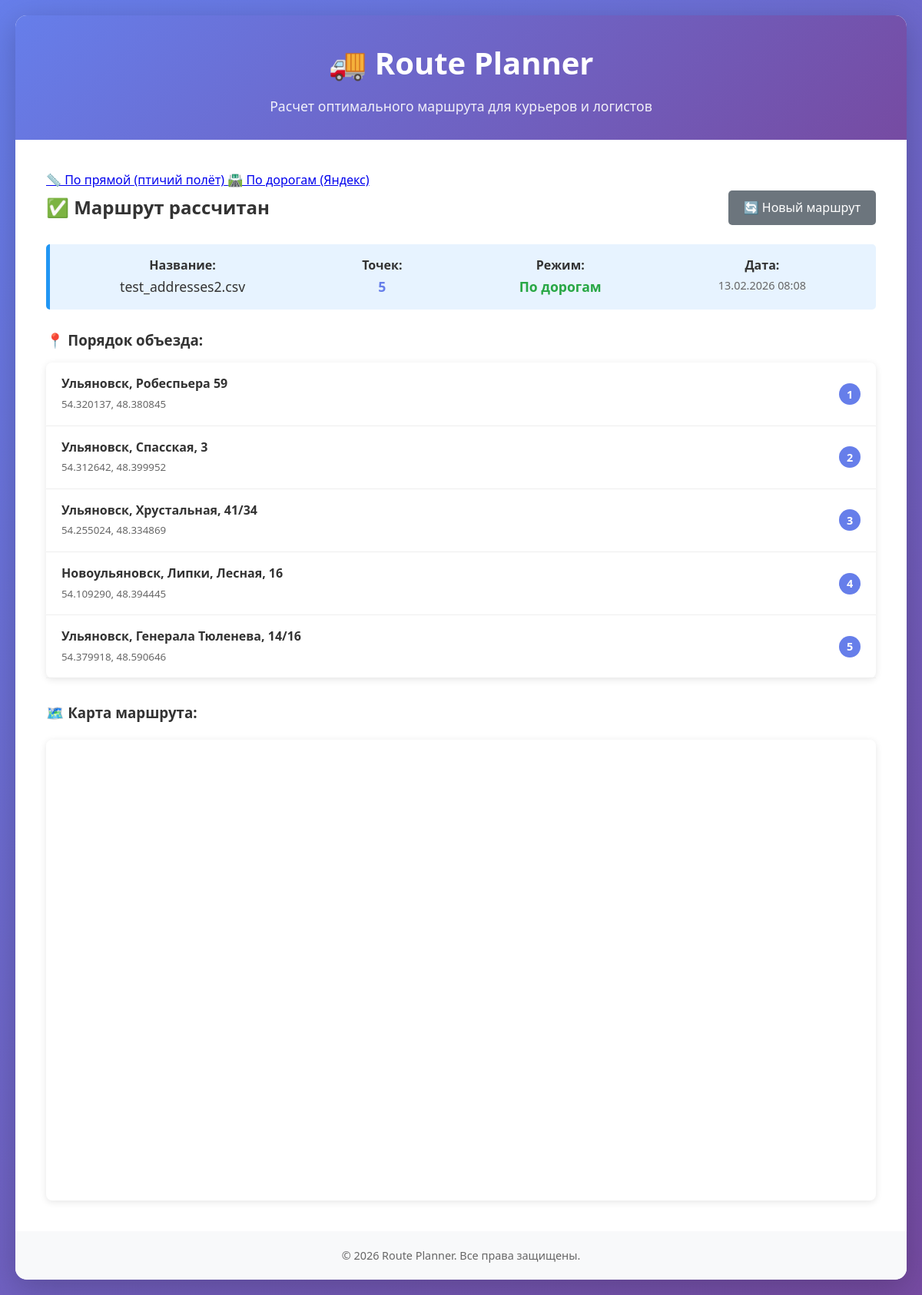
The app's page /result/6/yandex with its own data.
### models.py (models this page shows, shortened)
class Route(db.Model):
    __tablename__ = 'routes'
    id = db.Column(db.Integer, primary_key=True)
    name = db.Column(db.String(255), nullable=False)
    created_at = db.Column(db.DateTime, default=datetime.utcnow)
    total_distance = db.Column(db.Float)  # Общее расстояние в км
    waypoints = db.relationship('Waypoint', backref='route', lazy=True, cascade='all, delete-orphan')

class Waypoint(db.Model):
    __tablename__ = 'waypoints'
    id = db.Column(db.Integer, primary_key=True)
    route_id = db.Column(db.Integer, db.ForeignKey('routes.id'), nullable=False)
    address = db.Column(db.String(500), nullable=False)
    latitude = db.Column(db.Float, nullable=False)
    longitude = db.Column(db.Float, nullable=False)
    order_index = db.Column(db.Integer, nullable=False)  # Порядок в маршруте

### app.py (the view)
@app.route('/result/<int:route_id>/yandex')
def result_yandex(route_id):
    route = Route.query.get_or_404(route_id)
    waypoints = Waypoint.query.filter_by(route_id=route_id).order_by(Waypoint.order_index).all()
    yandex_api_key_js = os.getenv('YANDEX_API_KEY_JS')
    return render_template(
        'result_yandex.html',
        route=route,
        waypoints=waypoints,
        YANDEX_API_KEY_JS=yandex_api_key_js
    )

### templates/result_yandex.html (shortened to what this page needs)
{% extends "layout.html" %}
{% block content %}
    <div class="btn-group mb-3" role="group">
        <a href="{{ url_for('result', route_id=route.id) }}" class="btn btn-primary">
            📏 По прямой (птичий полёт)
        </a>
        <a href="{{ url_for('result_yandex', route_id=route.id) }}" class="btn btn-success active">
            🛣️ По дорогам (Яндекс)
        </a>
    </div>
    <div style="display: flex; justify-content: space-between; align-items: center; margin-bottom: 25px;">
        <h2>✅ Маршрут рассчитан</h2>
        <a href="{{ url_for('index') }}"
           style="background: #6c757d; color: white; padding: 10px 20px; text-decoration: none; border-radius: 5px;">
           🔄 Новый маршрут
        </a>
    </div>
    <div style="background: #e7f3ff; border-left: 5px solid #2196F3; padding: 15px; margin-bottom: 25px; border-radius: 5px;">
        <div style="display: flex; justify-content: space-around; text-align: center;">
            <div>
                <strong>Название:</strong><br>
                <span style="font-size: 1.1em;">{{ route.name }}</span>
            </div>
            <div>
                <strong>Точек:</strong><br>
                <span style="font-size: 1.1em; color: #667eea; font-weight: bold;">{{ waypoints|length }}</span>
            </div>
            <div>
                <strong>Режим:</strong><br>
                <span style="font-size: 1.1em; color: #28a745; font-weight: bold;">По дорогам</span>
            </div>
            <div>
                <strong>Дата:</strong><br>
                <span style="font-size: 0.9em; color: #666;">{{ route.created_at.strftime('%d.%m.%Y %H:%M') }}</span>
            </div>
        </div>
    </div>
    <h3 style="margin-bottom: 15px;">📍 Порядок объезда:</h3>
    <div style="background: white; border-radius: 8px; box-shadow: 0 2px 10px rgba(0,0,0,0.1); margin-bottom: 30px;">
        <ol style="padding: 0; margin: 0;">
            {% for waypoint in waypoints %}
                <li style="padding: 15px 20px; border-bottom: 1px solid #eee; display: flex; justify-content: space-between; align-items: center;">
                    <div>
                        <strong>{{ waypoint.address }}</strong><br>
                        <small style="color: #666;">{{ "%.6f"|format(waypoint.latitude) }}, {{ "%.6f"|format(waypoint.longitude) }}</small>
                    </div>
                    <span style="background: #667eea; color: white; width: 28px; height: 28px; border-radius: 50%; display: flex; align-items: center; justify-content: center; font-weight: bold; font-size: 0.9em;">
                        {{ loop.index }}
                    </span>
                </li>
            {% endfor %}
        </ol>
    </div>
    <h3 style="margin-bottom: 15px;">🗺️ Карта маршрута:</h3>
    <div id="map"></div>
{% endblock %}

### templates/layout.html (style rules this page uses)
* { margin: 0; padding: 0; box-sizing: border-box; }
body { font-family: 'Segoe UI', Tahoma, Geneva, Verdana, sans-serif; line-height: 1.6; color: #333; background: linear-gradient(135deg, #667eea 0%, #764ba2 100%); min-height: 100vh; padding: 20px; }

### templates/result_yandex.html (style rules this page uses)
#map { width: 100%; height: 600px; margin-top: 20px; border-radius: 8px; box-shadow: 0 2px 10px rgba(0,0,0,0.1); }

### records on screen
Route: name "test_addresses2.csv", created_at "13.02.2026 08:08"
Waypoint: address "Ульяновск, Робеспьера 59", latitude "54.320137", longitude "48.380845"
Waypoint: address "Ульяновск, Спасская, 3", latitude "54.312642", longitude "48.399952"
Waypoint: address "Ульяновск, Хрустальная, 41/34", latitude "54.255024", longitude "48.334869"
Waypoint: address "Новоульяновск, Липки, Лесная, 16", latitude "54.109290", longitude "48.394445"
Waypoint: address "Ульяновск, Генерала Тюленева, 14/16", latitude "54.379918", longitude "48.590646"

### other values on screen
{{ waypoints|length }} "5"
